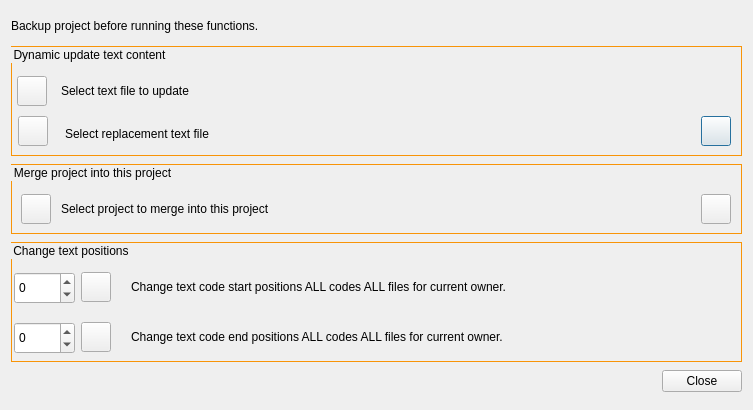
<?xml version="1.0" encoding="UTF-8"?>
<ui version="4.0">
 <class>Dialog_special_functions</class>
 <widget class="QDialog" name="Dialog_special_functions">
  <property name="geometry">
   <rect>
    <x>0</x>
    <y>0</y>
    <width>753</width>
    <height>410</height>
   </rect>
  </property>
  <property name="maximumSize">
   <size>
    <width>16777215</width>
    <height>600</height>
   </size>
  </property>
  <property name="windowTitle">
   <string>Special Functions</string>
  </property>
  <layout class="QVBoxLayout" name="verticalLayout">
   <item>
    <widget class="QLabel" name="label">
     <property name="minimumSize">
      <size>
       <width>0</width>
       <height>25</height>
      </size>
     </property>
     <property name="maximumSize">
      <size>
       <width>16777215</width>
       <height>25</height>
      </size>
     </property>
     <property name="text">
      <string>Backup project before running these functions.</string>
     </property>
    </widget>
   </item>
   <item>
    <widget class="QGroupBox" name="groupBox_update_text">
     <property name="minimumSize">
      <size>
       <width>0</width>
       <height>110</height>
      </size>
     </property>
     <property name="maximumSize">
      <size>
       <width>16777215</width>
       <height>110</height>
      </size>
     </property>
     <property name="styleSheet">
      <string notr="true">QGroupBox{border: 1px solid #f89407;}</string>
     </property>
     <property name="title">
      <string>Dynamic update text content</string>
     </property>
     <widget class="QPushButton" name="pushButton_text_update">
      <property name="geometry">
       <rect>
        <x>690</x>
        <y>70</y>
        <width>30</width>
        <height>30</height>
       </rect>
      </property>
      <property name="toolTip">
       <string>Run update text content</string>
      </property>
      <property name="text">
       <string/>
      </property>
     </widget>
     <widget class="QLabel" name="label_text_update_info">
      <property name="geometry">
       <rect>
        <x>50</x>
        <y>30</y>
        <width>621</width>
        <height>30</height>
       </rect>
      </property>
      <property name="text">
       <string>Select text file to update</string>
      </property>
     </widget>
     <widget class="QPushButton" name="pushButton_select_text_file">
      <property name="geometry">
       <rect>
        <x>6</x>
        <y>30</y>
        <width>30</width>
        <height>30</height>
       </rect>
      </property>
      <property name="toolTip">
       <string>Select text file to update</string>
      </property>
      <property name="text">
       <string/>
      </property>
     </widget>
     <widget class="QLabel" name="label_text_update_info_2">
      <property name="geometry">
       <rect>
        <x>54</x>
        <y>73</y>
        <width>621</width>
        <height>30</height>
       </rect>
      </property>
      <property name="text">
       <string>Select replacement text file</string>
      </property>
     </widget>
     <widget class="QPushButton" name="pushButton_select_replacement_text_file">
      <property name="geometry">
       <rect>
        <x>7</x>
        <y>70</y>
        <width>30</width>
        <height>30</height>
       </rect>
      </property>
      <property name="toolTip">
       <string>Select replacement text file</string>
      </property>
      <property name="text">
       <string/>
      </property>
     </widget>
    </widget>
   </item>
   <item>
    <widget class="QGroupBox" name="groupBox_merge">
     <property name="minimumSize">
      <size>
       <width>0</width>
       <height>70</height>
      </size>
     </property>
     <property name="maximumSize">
      <size>
       <width>16777215</width>
       <height>70</height>
      </size>
     </property>
     <property name="styleSheet">
      <string notr="true">QGroupBox{border: 1px solid #f89407;}</string>
     </property>
     <property name="title">
      <string>Merge project into this project</string>
     </property>
     <widget class="QPushButton" name="pushButton_merge">
      <property name="geometry">
       <rect>
        <x>690</x>
        <y>30</y>
        <width>30</width>
        <height>30</height>
       </rect>
      </property>
      <property name="toolTip">
       <string>Run merge projects</string>
      </property>
      <property name="text">
       <string/>
      </property>
     </widget>
     <widget class="QPushButton" name="pushButton_select_project">
      <property name="geometry">
       <rect>
        <x>10</x>
        <y>30</y>
        <width>30</width>
        <height>30</height>
       </rect>
      </property>
      <property name="toolTip">
       <string>Select project to merge</string>
      </property>
      <property name="text">
       <string/>
      </property>
     </widget>
     <widget class="QLabel" name="label_merge_info">
      <property name="geometry">
       <rect>
        <x>50</x>
        <y>30</y>
        <width>621</width>
        <height>30</height>
       </rect>
      </property>
      <property name="text">
       <string>Select project to merge into this project</string>
      </property>
     </widget>
    </widget>
   </item>
   <item>
    <widget class="QGroupBox" name="groupBox_text_positions">
     <property name="minimumSize">
      <size>
       <width>0</width>
       <height>120</height>
      </size>
     </property>
     <property name="maximumSize">
      <size>
       <width>16777215</width>
       <height>120</height>
      </size>
     </property>
     <property name="styleSheet">
      <string notr="true">QGroupBox{border: 1px solid #f89407;}</string>
     </property>
     <property name="title">
      <string>Change text positions</string>
     </property>
     <widget class="QLabel" name="label_end_positions">
      <property name="geometry">
       <rect>
        <x>120</x>
        <y>80</y>
        <width>601</width>
        <height>30</height>
       </rect>
      </property>
      <property name="text">
       <string>Change text code end positions ALL codes ALL files for current owner.</string>
      </property>
      <property name="wordWrap">
       <bool>true</bool>
      </property>
     </widget>
     <widget class="QLabel" name="label_start_positions">
      <property name="geometry">
       <rect>
        <x>120</x>
        <y>30</y>
        <width>601</width>
        <height>30</height>
       </rect>
      </property>
      <property name="text">
       <string>Change text code start positions ALL codes ALL files for current owner.</string>
      </property>
      <property name="wordWrap">
       <bool>true</bool>
      </property>
     </widget>
     <widget class="QSpinBox" name="spinBox_text_ends">
      <property name="geometry">
       <rect>
        <x>3</x>
        <y>80</y>
        <width>61</width>
        <height>32</height>
       </rect>
      </property>
      <property name="toolTip">
       <string>&lt;html&gt;&lt;head/&gt;&lt;body&gt;&lt;p&gt;Number of characters to extend (positive numbers)&lt;/p&gt;&lt;p&gt;or reduce (negative numbers)&lt;/p&gt;&lt;/body&gt;&lt;/html&gt;</string>
      </property>
      <property name="minimum">
       <number>-100</number>
      </property>
      <property name="maximum">
       <number>100</number>
      </property>
     </widget>
     <widget class="QSpinBox" name="spinBox_text_starts">
      <property name="geometry">
       <rect>
        <x>3</x>
        <y>30</y>
        <width>61</width>
        <height>32</height>
       </rect>
      </property>
      <property name="toolTip">
       <string>&lt;html&gt;&lt;head/&gt;&lt;body&gt;&lt;p&gt;Number of characters to extend (positive numbers)&lt;/p&gt;&lt;p&gt;or reduce (negative numbers)&lt;/p&gt;&lt;/body&gt;&lt;/html&gt;</string>
      </property>
      <property name="minimum">
       <number>-100</number>
      </property>
      <property name="maximum">
       <number>100</number>
      </property>
     </widget>
     <widget class="QPushButton" name="pushButton_text_ends">
      <property name="geometry">
       <rect>
        <x>70</x>
        <y>80</y>
        <width>30</width>
        <height>30</height>
       </rect>
      </property>
      <property name="toolTip">
       <string>Run</string>
      </property>
      <property name="text">
       <string/>
      </property>
     </widget>
     <widget class="QPushButton" name="pushButton_text_starts">
      <property name="geometry">
       <rect>
        <x>70</x>
        <y>30</y>
        <width>30</width>
        <height>30</height>
       </rect>
      </property>
      <property name="toolTip">
       <string>Run</string>
      </property>
      <property name="text">
       <string/>
      </property>
     </widget>
    </widget>
   </item>
   <item>
    <widget class="QDialogButtonBox" name="buttonBox">
     <property name="orientation">
      <enum>Qt::Horizontal</enum>
     </property>
     <property name="standardButtons">
      <set>QDialogButtonBox::Close</set>
     </property>
    </widget>
   </item>
  </layout>
 </widget>
 <resources/>
 <connections>
  <connection>
   <sender>buttonBox</sender>
   <signal>accepted()</signal>
   <receiver>Dialog_special_functions</receiver>
   <slot>accept()</slot>
   <hints>
    <hint type="sourcelabel">
     <x>248</x>
     <y>254</y>
    </hint>
    <hint type="destinationlabel">
     <x>157</x>
     <y>274</y>
    </hint>
   </hints>
  </connection>
  <connection>
   <sender>buttonBox</sender>
   <signal>rejected()</signal>
   <receiver>Dialog_special_functions</receiver>
   <slot>reject()</slot>
   <hints>
    <hint type="sourcelabel">
     <x>316</x>
     <y>260</y>
    </hint>
    <hint type="destinationlabel">
     <x>286</x>
     <y>274</y>
    </hint>
   </hints>
  </connection>
 </connections>
</ui>
